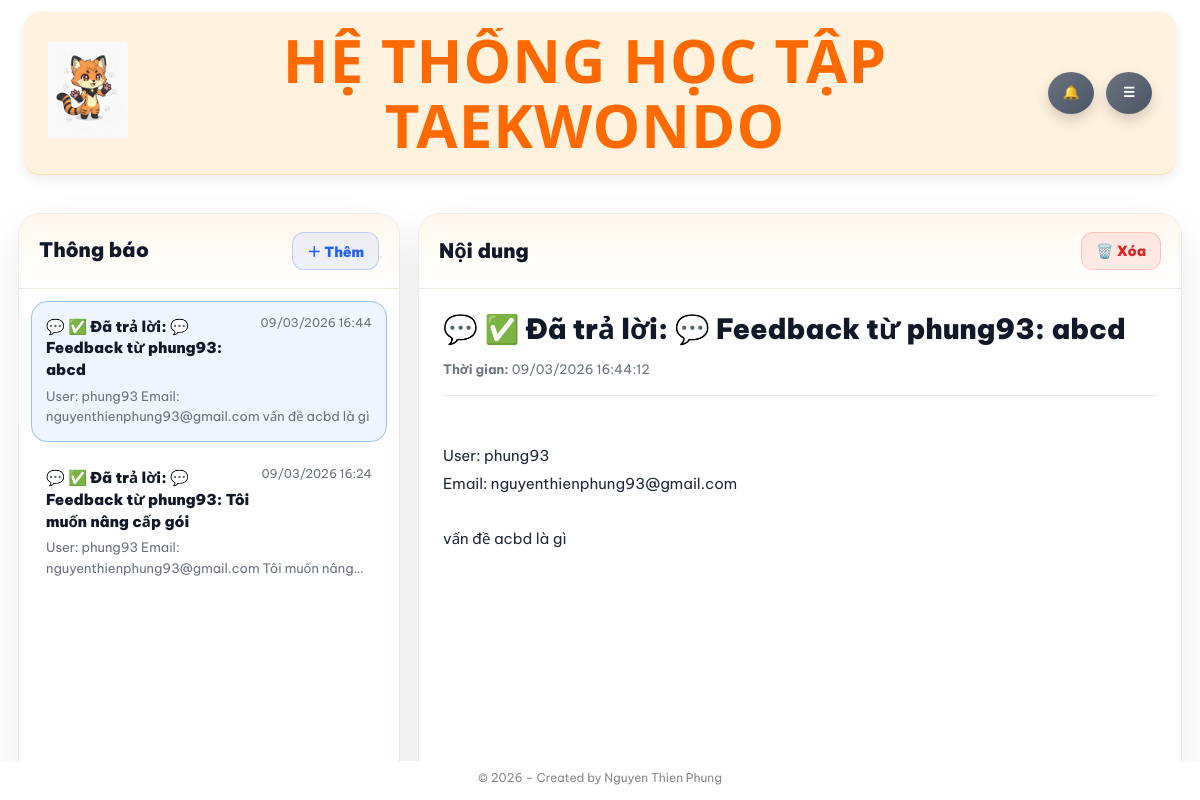
Screenshot of /notifications (signed in) with the database file from the repository.
### Hệ thống ôn tập Taekwondo.py (models this page shows)
class Notification(db.Model):
    __tablename__ = "notifications"
    id = db.Column(db.Integer, primary_key=True)
    role = db.Column(db.String(20), nullable=False, default="admin")
    user_id = db.Column(db.Integer, db.ForeignKey("user.id"), nullable=True)
    title = db.Column(db.String(255), nullable=False)
    message = db.Column(db.Text, nullable=True)
    target_url = db.Column(db.String(500), nullable=True)
    icon = db.Column(db.String(20), default="🔔")
    is_read = db.Column(db.Boolean, default=False)
    created_at = db.Column(SafeDateTime, default=now_vn)
    user = db.relationship("User", foreign_keys=[user_id])
    action_type = db.Column(db.String(50), nullable=True)
    ref_user_id = db.Column(db.Integer, nullable=True)
    ref_plan_code = db.Column(db.String(50), nullable=True)
    ref_months = db.Column(db.Integer, nullable=True)
    is_done = db.Column(db.Boolean, default=False)

### Hệ thống ôn tập Taekwondo.py (the view, shortened to what this page needs)
@app.route("/notifications")
@login_required
def notifications_page():
    cleanup_old_notifications(30)
    selected_id = request.args.get("id", type=int)
    if current_user.role == "admin":
        notifications = (
            Notification.query
            .filter_by(role="admin")
            .order_by(Notification.created_at.desc(), Notification.id.desc())
            .all()
        )
        notifications = sorted(notifications, key=admin_notification_priority)
        user_options = (
            User.query
            .filter_by(role="user")
            .order_by(User.username.asc(), User.email.asc())
            .all()
        )
    selected = None
    if notifications:
        if selected_id:
            selected = next((x for x in notifications if x.id == selected_id), None)
        if not selected:
            selected = notifications[0]
    if selected and not selected.is_read:
        selected.is_read = True
        db.session.commit()
    return render_template(
        "notifications.html",
        notifications=notifications,
        selected_notification=selected,
        user_options=user_options
    )

### Hệ thống ôn tập Taekwondo.py (called while the page is built, shortened)
def now_vn():
    return datetime.now(VN_TZ)

@app.before_request
def force_change_password():
    if not current_user.is_authenticated:
        return
    allowed = [
        "account",
        "account_change_password",
        "logout",
        "static"
    ]
    if current_user.must_change_password:
        if request.endpoint not in allowed:
            return redirect(url_for("account"))

@app.context_processor
def inject_year():
    return {"current_year": datetime.now().year}

@app.context_processor
def inject_header_notifications():
    items = []
    unread_count = 0
    try:
        if current_user.is_authenticated:
            cleanup_old_notifications(30)
            if current_user.role == "admin":
                all_admin_items = (
                    Notification.query
                    .filter_by(role="admin")
                    .order_by(Notification.created_at.desc(), Notification.id.desc())
                    .all()
                )
                sorted_items = sorted(all_admin_items, key=admin_notification_priority)
                items = sorted_items[:10]
                unread_count = sum(1 for x in all_admin_items if not x.is_read)
    except Exception as e:
        print("[inject_header_notifications] ERROR:", e)
    return dict(
        header_notifications=items,
        header_notification_unread=unread_count
    )

def admin_notification_priority(n):
    action = (n.action_type or "").strip().lower()
    if action == "renew_request" and not bool(n.is_done):
        return (0, -(n.id or 0))
    if action == "feedback" and not bool(n.is_read) and not bool(n.is_done):
        return (1, -(n.id or 0))
    if action == "renew_request" and bool(n.is_done):
        return (2, -(n.id or 0))
    if action == "feedback":
        return (3, -(n.id or 0))
    return (9, -(n.id or 0))

def cleanup_old_notifications(days=30):
    cutoff = now_vn() - timedelta(days=days)
    try:
        old_items = Notification.query.filter(Notification.created_at < cutoff).all()
        if old_items:
            for n in old_items:
                db.session.delete(n)
            db.session.commit()
    except Exception as e:
        db.session.rollback()
        print("[cleanup_old_notifications] ERROR:", e)

@login_manager.user_loader
def load_user(user_id):
    return db.session.get(User, int(user_id))

### templates/notifications.html (shortened to what this page needs)
{% extends "base.html" %}
{% block body_class %}page-notifications{% endblock %}
{% block page_css %}
  <link rel="stylesheet" href="{{ url_for('static', filename='css/notifications.css') }}?v=20260309_1">
{% endblock %}
{% block content %}
<div class="notifications-page">
  <div class="notifications-shell">
    <section class="notifications-left">
      <div class="notifications-left-head">
        <span>Thông báo</span>
        {% if current_user.role == "admin" %}
          <button type="button" class="notifications-add-btn" id="openAddNotificationModal">
            ＋ Thêm
          </button>
        {% else %}
          <button type="button" class="notifications-add-btn" id="openFeedbackModal">
            Feedback
          </button>
        {% endif %}
      </div>
      {% if notifications %}
        <div class="notifications-list">
          {% for n in notifications %}
            <a href="{{ url_for('notifications_page', id=n.id) }}"
               class="notifications-mail-item {% if selected_notification and selected_notification.id == n.id %}active{% endif %} {% if not n.is_read %}unread{% endif %}">
              <div class="notifications-mail-top">
                <div class="notifications-mail-title">
                  {{ n.icon or "🔔" }} {{ n.title }}
                </div>
                <div class="notifications-mail-time">
                  {{ n.created_at.strftime("%d/%m/%Y %H:%M") if n.created_at else "" }}
                </div>
              </div>
              <div class="notifications-mail-preview">
                {{ (n.message or "Không có nội dung.") | striptags }}
              </div>
            </a>
          {% endfor %}
        </div>
      {% else %}
        <div class="notifications-empty-box">
          Chưa có thông báo nào.
        </div>
      {% endif %}
    </section>
    <section class="notifications-right">
      <div class="notifications-right-head">
        <span>Nội dung</span>
        <div class="notifications-right-actions">
          {% if selected_notification %}
            <a href="{{ url_for('notification_delete', noti_id=selected_notification.id) }}"
               class="notifications-delete-btn"
               onclick="return confirm('Xóa thông báo này?');">
              🗑️ Xóa
            </a>
          {% endif %}
        </div>
      </div>
      {% if selected_notification %}
        <div class="notifications-detail">
          <div class="notifications-detail-title">
            {{ selected_notification.icon or "🔔" }} {{ selected_notification.title }}
          </div>
          <div class="notifications-detail-meta">
            <span><b>Thời gian:</b> {{ selected_notification.created_at.strftime("%d/%m/%Y %H:%M:%S") if selected_notification.created_at else "" }}</span>
          </div>
          <div class="notifications-detail-body">
            {{ (selected_notification.message or "Không có nội dung chi tiết.") | safe }}
          </div>
        </div>
      {% else %}
        <div class="notifications-empty-box">
          Hãy chọn một thông báo ở bên trái.
        </div>
      {% endif %}
    </section>
  </div>
</div>
{% endblock %}

### static/css/base.css (style rules this page uses)
* { box-sizing: border-box; font-family: Arial, Helvetica, sans-serif; }
html, body { margin:0; padding:0; height:100%; overflow:auto; }
body { min-height: 100vh; font-family: "Segoe UI", sans-serif; color: #222; background: none; }
a { text-decoration: none; color: #2563eb; }
:root { --font-main: "Be Vietnam Pro", system-ui, -apple-system, "Segoe UI", Roboto, "Helvetica Neue", Arial, "Noto Sans", "Liberation Sans", sans-serif; }
html, body { font-family: var(--font-main) !important; text-rendering: geometricPrecision; -webkit-font-smoothing: antialiased; -moz-osx-font-smoothing: grayscale; }
*, *::before, *::after { font-family: inherit; }
button, input, select, textarea { font-family: inherit !important; }
small, label, a, p, span, li { font-family: inherit !important; }

### static/css/ui.css (style rules this page uses)
:root { --ui-radius-pill: 999px; --ui-radius-12: 12px; --ui-radius-14: 14px; --ui-radius-18: 18px; --ui-blue-1:#2563eb; --ui-blue-2:#3b82f6; --ui-green-1:#16a34a; --ui-green-2:#22c55e; --ui-red-1:#ef4444; --ui-red-2:#dc2626; --ui-gray-1:#6b7280; --ui-gray-2:#4b5563; --ui-yellow-1:#ffe066; --ui-yellow-2:#f7b500; --ui-pink-1:#fda4af; --ui-pink-2:#fb7185; --ui-shadow-main: 0 6px 14px rgba(0,0,0,.18); --ui-shadow-soft: 0 14px 30px rgba(0,0,0,.10); --ui-focus-ring: 0 0 0 4px rgba(37,99,235,.14); }

### static/css/result.css (style rules this page uses)
:root { --rs-text: #111827; --rs-muted:#6b7280; --rs-red:#e53935; --rs-orange:#ea580c; --rs-border:#e5e7eb; --rs-card:#ffffff; --rs-soft-blue:#f7fbff; --rs-soft-blue-bd:#e3eef8; --rs-shadow: 0 20px 50px rgba(0,0,0,.18); }

### rows the page displays
Notification: icon "💬", title "✅ Đã trả lời: 💬 Feedback từ phung93: abcd", created_at "09/03/2026 16:44", message "User: phung93 Email: nguyenthienphung93@gmail.com vấn đề acbd là gì", created_at "09/03/2026 16:44:12"
Notification: icon "💬", title "✅ Đã trả lời: 💬 Feedback từ phung93: Tôi muốn nâng cấp gói", created_at "09/03/2026 16:24", message "User: phung93 Email: nguyenthienphung93@gmail.com Tôi muốn…"
